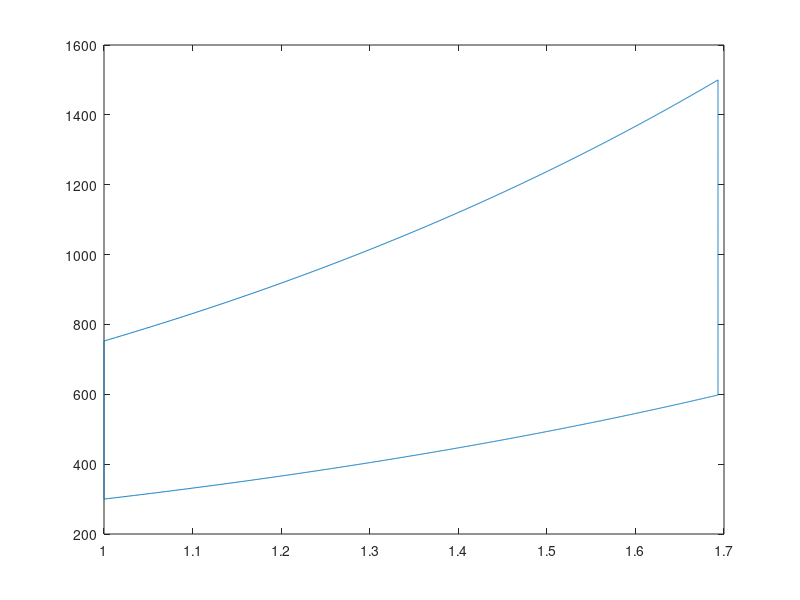

The MATLAB script that drew this image:
clear all;
close all;


% Thermal Systems - Project 2A   
% Function to obtain P-v and T-s data

%%%%%%
% Definition of Constants
%%%%%%
R=0.287;     % Constant
n=1.4;       % Constant
k = (1/0.4); % Constant
Cp = 1.005; % kJ/Kg
PR = 25;
MaxT = 1500;
%%%%%%
% State Calculations
%%%%%%

% State 1 % Inlet of Compressor 
T1 = 300;       % Inlet Temperature
P1=100;         % Inlet Pressure
v1 = (R*T1)/P1; 
s1 = 1;
C=(P1*(v1^n));  % Isentropic Constant
 
% State 2 % Inlet of Combuster  
P2 = PR*P1; 
v2 = (C/P2)^(1/n);   
T2= (P2*v2)/R;  
s2 = 1;

% State 3 % Inlet of Turbine   
P3 = P2; % Isobaric Process
v3 = (R * MaxT)/P3; 
s3 = s2 + Cp*log(MaxT/T2);
C2=(P3*(v3^n));

% State 4 % Inlet of Nozzle
T4 = MaxT - (T2-T1);   
v4 = ((P3 * (v3^n))/(R*T4))^(k); 
P4 = (R * T4)/v4;
s4 = s3;

% State 5 % Outlet of Nozzle
P5 = P1; 
v5 = ((P4*(v4^n))/P5)^(1/n); 
T5 = (P5*v5)/R;   
s5 = s1;


%%%%%%
% Process Calculations
%%%%%%

% Compressor - Isentropic
% Combustor  - Isobaric
% Turbine    - Isentropic
% Nozzle     - Isentropic


% Compressor Process - Isentropic - P as a function of v

v_Compressor = linspace(v1,v2,1000)';
T_Compressor = linspace(T1,T2,1000)';
P_Compressor = zeros(1000,1);
s_Compressor = zeros(1000,1);


for index = 1:1000
    P_Compressor(index) = C/(v_Compressor(index)^n);
    s_Compressor(index) = s1;
end

% Combustor Process - Isobaric - T as a function of s

v_Combustor = linspace(v2,v3,1000)';
T_Combustor = linspace(T2,MaxT,1000)';
P_Combustor = zeros(1000,1);
s_Combustor = zeros(1000,1);

for index = 1:1000
    s_Combustor(index) = s2 + Cp*log(T_Combustor(index)/T2);
    P_Combustor(index) = P2;
end

% Turbine Process - Isentropic - P as a function of v

v_Turbine = linspace(v3,v4,1000)';
T_Turbine = linspace(MaxT,T4,1000)';
P_Turbine = zeros(1000,1);
s_Turbine = linspace(s3,s4,1000)';

for index = 1:1000
    P_Turbine(index) = C2/(v_Turbine(index)^n);
end

% Nozzle Process - Isentropic - P as a function of v

v_Nozzle = linspace(v4,v5,1000)';
T_Nozzle = linspace(T4,T5,1000)';
P_Nozzle = zeros(1000,1);
s_Nozzle = linspace(s3,s4,1000)';

for index = 1:1000
    P_Nozzle(index) = C2/(v_Nozzle(index)^n);
end

% Reset Process - 4 to 1 - Isobaric

v_Reset = linspace(v5,v1,1000)';
P_Reset = linspace(P5,P1,1000)';
T_Reset = linspace(T5,T1,1000)';
s_Reset = zeros(1000,1);
for index = 1:1000
    P_Reset(index) = C2/(v_Nozzle(index)^n);
    s_Reset(index)  = s4 + Cp*log(T_Reset(index)/T5);
end

% Data Compiled for Output - 1000 points per process
Pressure_Cycle        = [P_Compressor;P_Combustor;P_Turbine;P_Nozzle;P_Reset];
SpecificVolume_Cycle  = [v_Compressor;v_Combustor;v_Turbine;v_Nozzle;v_Reset];
Temperature_Cycle     = [T_Compressor;T_Combustor;T_Turbine;T_Nozzle;T_Reset];
SpecificEntropy_Cycle = [s_Compressor;s_Combustor;s_Turbine;s_Nozzle;s_Reset];



plot(SpecificEntropy_Cycle,Temperature_Cycle)
